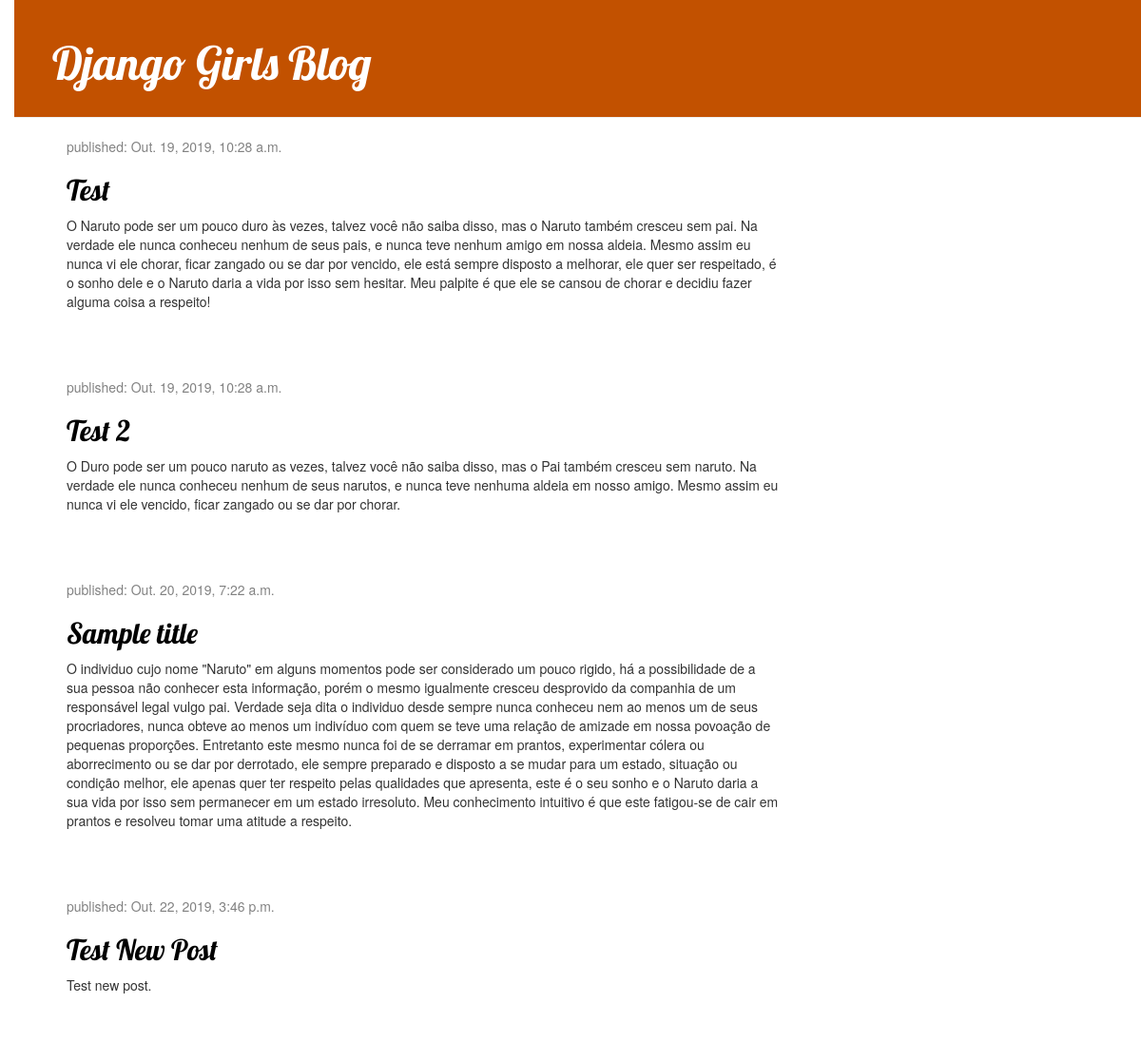
The page / on the database its author committed.
### blog/models.py (models this page shows, shortened)
class Post(models.Model):
    author = models.ForeignKey(settings.AUTH_USER_MODEL, on_delete=models.CASCADE)
    title = models.CharField(max_length=200)
    text = models.TextField()
    created_date = models.DateTimeField(default=timezone.now)
    published_date = models.DateTimeField(blank=True, null=True)

### blog/views.py (the view)
# urls.py: path('', views.post_list, name='post_list'),
def post_list(request):
    posts = Post.objects.filter(published_date__lte=timezone.now()).order_by('published_date')
    return render(request, 'blog/post_list.html', {'posts': posts})

### blog/templates/blog/post_list.html
{% extends 'blog/base.html' %}
{% block content%}
            {% for post in posts %}
                <div class="post">
                    <div class="date">
                        <p>published: {{ post.published_date }}</p>
                    </div>
                    <h2><a href="{% url 'post_detail' pk=post.pk %}">{{ post.title }}</a></h2>
                    <p>{{ post.text|linebreaksbr }}</p>
                </div>
            {% endfor %}
{% endblock %}

### blog/templates/blog/base.html (shortened to what this page needs)
{% load static %}
<html>
    <head>
	 <link rel="stylesheet" href="//maxcdn.bootstrapcdn.com/bootstrap/3.2.0/css/bootstrap.min.css">
        <link rel="stylesheet" href="//maxcdn.bootstrapcdn.com/bootstrap/3.2.0/css/bootstrap-theme.min.css">
        <link rel="stylesheet" href="{% static 'css/blog.css' %}">
    </head>
    <body>
    <div class="page-header">
        <h1><a href="/">Django Girls Blog</a></h1>
    </div>
    <div class="content container">
        <div class="row">
            <div class="col-md-8">
            {% block content %}
            {% endblock %}
            </div>
        </div>
    </div>
</body>
</html>

### blog/static/css/blog.css (style rules this page uses)
h1 a, h2 a { color: green; font-family: 'Lobster' ; }
body { padding-left: 15px; }
.page-header { background-color: #C25100; margin-top: 0; padding: 20px 20px 20px 40px; }
.page-header h1, .page-header h1 a, .page-header h1 a:visited, .page-header h1 a:active { color: #ffffff; font-size: 36pt; text-decoration: none; }
.content { margin-left: 40px; }
h1, h2, h3, h4 { font-family: 'Lobster', cursive; }
.date { color: #828282; }
.post { margin-bottom: 70px; }
.post h2 a, .post h2 a:visited { color: #000000; }

### rows shown on the page
Post: published_date "Out. 19, 2019, 10:28 a.m.", title "Test", text "O Naruto pode ser um pouco duro às vezes, talvez você não saiba disso, mas o Naruto também cresceu sem pai. Na verdade ele nunca conheceu nenhum de seus pais, e nunca teve nenhum amigo em nossa aldeia. Mesmo assim eu nunca vi ele chorar, ficar zangado ou se dar por vencido, ele está sempre disposto a melhorar, ele quer ser respeitado, é o sonho dele e o Naruto daria a vida por isso sem hesitar. Meu palpite é que ele se cansou de chorar e decidiu fazer alguma coisa a respeito!"
Post: published_date "Out. 19, 2019, 10:28 a.m.", title "Test 2", text "O Duro pode ser um pouco naruto as vezes, talvez você não saiba disso, mas o Pai também cresceu sem naruto. Na verdade ele nunca conheceu nenhum de seus narutos, e nunca teve nenhuma aldeia em nosso amigo. Mesmo assim eu nunca vi ele vencido, ficar zangado ou se dar por chorar."
Post: published_date "Out. 20, 2019, 7:22 a.m.", title "Sample title", text "O individuo cujo nome \"Naruto\" em alguns momentos pode ser considerado um pouco rigido, há a possibilidade de a sua pessoa não conhecer esta informação, porém o mesmo igualmente cresceu desprovido da companhia de um responsável legal vulgo pai. Verdade seja dita o individuo desde sempre nunca conheceu nem ao menos um de seus procriadores, nunca obteve ao menos um indivíduo com quem se teve uma relação de amizade em nossa povoação de pequenas proporções. Entretanto este mesmo nunca foi de se derramar em prantos, experimentar cólera ou aborrecimento ou se dar por derrotado, ele sempre preparado e disposto a se mudar para um estado, situação ou condição melhor, ele apenas quer ter respeito…"
Post: published_date "Out. 22, 2019, 3:46 p.m.", title "Test New Post", text "Test new post."
